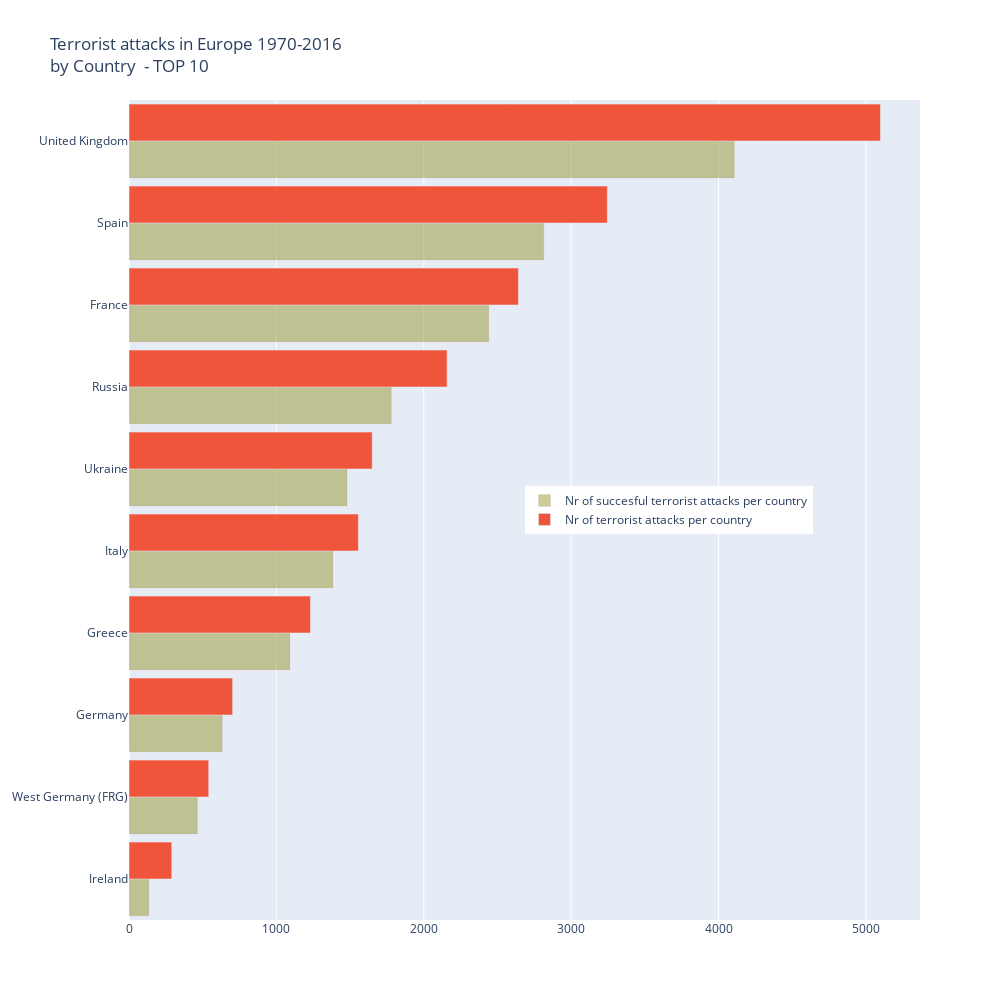

The notebook cell this image was saved under:
### Code cell
attacks_per_country = (df_Europe.groupby('country_txt').country_txt.count()) 
successes_per_country = (df_Europe.groupby('country_txt').success.sum()) 

trace1 = go.Bar(y=['Ireland','West Germany (FRG)','Germany','Greece','Italy','Ukraine','Russia','France','Spain','United Kingdom'],
    x=[290,541,703,1231,1556,1650,2158,2642,3245,5098],
    name='Nr of terrorist attacks per country', orientation = 'h')

trace2 = go.Bar(y=['Ireland','West Germany (FRG)','Germany','Greece','Italy','Ukraine','Russia','France','Spain','United Kingdom'],
    x=[135,465,633,1092,1384,1479,1780,2441,2814,4107],
    name='Nr of succesful terrorist attacks per country', orientation = 'h',
    marker = dict(color = 'rgba(128,128,0, 0.4)', line = dict(color = 'rgba(246, 78, 139, 0.2)',width = 0.5)))

data = [trace2,trace1]
layout = go.Layout(
    legend=dict(x=0.5, y=0.5), # placing legend in the middle
    title = 'Terrorist attacks in Europe 1970-2016 <br>by Country  - TOP 10', barmode='group',
    bargap=0.1, 
    autosize=False,
    width=1000,
    height=1000)

fig = go.Figure(data=data, layout=layout)
iplot(fig)

### Figure 1 — Plotly figure (JSON) as saved in the notebook; plotly's stock layout.template omitted (floating-point values rounded to 4 significant figures)
{"data": [{"marker": {"color": "rgba(128,128,0, 0.4)", "line": {"color": "rgba(246, 78, 139, 0.2)", "width": 0.5}}, "name": "Nr of succesful terrorist attacks per country", "orientation": "h", "x": [135, 465, 633, 1092, 1384, 1479, 1780, 2441, 2814, 4107], "y": ["Ireland", "West Germany (FRG)", "Germany", "Greece", "Italy", "Ukraine", "Russia", "France", "Spain", "United Kingdom"], "type": "bar"}, {"name": "Nr of terrorist attacks per country", "orientation": "h", "x": [290, 541, 703, 1231, 1556, 1650, 2158, 2642, 3245, 5098], "y": ["Ireland", "West Germany (FRG)", "Germany", "Greece", "Italy", "Ukraine", "Russia", "France", "Spain", "United Kingdom"], "type": "bar"}], "layout": {"autosize": false, "bargap": 0.1, "barmode": "group", "height": 1000, "legend": {"x": 0.5, "y": 0.5}, "title": {"text": "Terrorist attacks in Europe 1970-2016 <br>by Country  - TOP 10"}, "width": 1000}}
